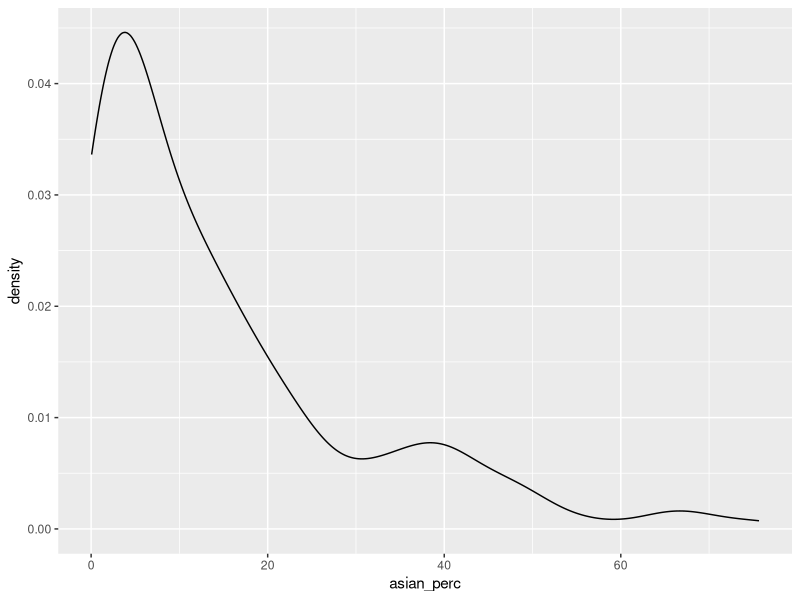

The R source for this figure: (Note: this script raises an error after producing the figure.)
## ---- chunk 1
library(e1071)
library(ggplot2)
library(tidyverse)
## ---- chunk 2
nyc_clean <- read_csv("clean_data/nyc_names_vichy_complied2.csv")

nyc_clean2 <- nyc_clean %>%
  mutate(transportation_desert_4cat = factor(transportation_desert_4cat, levels=c("Poor", "Limited", "Satisfactory", "Excellent"))) %>%
  mutate(transportation_desert_4num = factor(as.numeric(transportation_desert_4cat))) %>%
   mutate(asian_perc = (asian_count / total_pop) * 100) %>%
   mutate(white_perc = (white_count / total_pop)* 100) %>%
   mutate(black_perc = (black_count / total_pop)* 100) %>%
   mutate(latinx_perc = (latinx_count / total_pop)* 100) %>%
   mutate(native_perc = (native_count / total_pop)* 100) %>%
   mutate(below_poverty_perc = (below_poverty_line_count / total_pop) * 100) %>%
   mutate(noncitizen_perc = (noncitizen_count / total_pop)* 100) %>%
   mutate(evictions_perc = (eviction_count / total_pop)* 100) %>%
   mutate(uninsured_perc = (uninsured_count / total_pop)* 100) %>%
  mutate(unemployment_perc = (unemployment_count / total_pop)* 100) %>%
  filter(nta_type == 0)

## ---- chunk 3
ggplot(nyc_clean2, aes(x=asian_perc)) + geom_density()
## ---- chunk 4
# Run the algorithm using only data on bill length
naive_model_1 <- naiveBayes(transportation_desert_4cat ~
                              mean_income +
                              mean_rent +
                              unemployment_perc +
                              evictions_perc +
                              noncitizen_perc +
                              below_poverty_perc +
                              native_perc +
                              latinx_perc +
                              white_perc +
                              asian_perc +
                              school_count +
                              store_count +
                              bus_count ,
                            data = nyc_clean2)

#  This model 2 has similar recipe as the Ordinal model
naive_model_2 <- naiveBayes(transportation_desert_4cat ~ 
                              mean_income +
                              below_poverty_perc +
                              eviction_count + 
                              store_count,
                            data =nyc_clean2)

saveRDS(naive_model_2, "naive_model_2.rds")

## ---- chunk 5
naive_classification_summary(naive_model_1, nyc_clean2, y="transportation_desert_4cat")
naive_classification_summary_cv(naive_model_1, nyc_clean2, y="transportation_desert_4cat", k=10)$cv
naive_classification_summary(naive_model_2, nyc_clean2, y="transportation_desert_4cat")
(naive2_prediction <- naive_classification_summary_cv(naive_model_2, nyc_clean2, y="transportation_desert_4cat", k=10)$cv)

## ---- chunk 6
library(tidyverse)
prediction <- as.data.frame(naive2_prediction) %>%
  pivot_longer(
  cols= Poor:Excellent, 
  names_to = 'Predictions', 
  values_to = 'Probability'
) %>% 
  mutate(Probability = as.numeric(str_extract(Probability,'\\d+\\.\\d+'))/100)

prediction %>%  
  ggplot(aes(x=transportation_desert_4cat, y=Probability, fill=Predictions)) + 
  geom_bar(position="fill", stat="identity") 

## ---- chunk 7

#  Example of making prediciton withi new input. 
pred <- predict(naive_model_2, 
        newdata = data.frame( 
    mean_income= 100000, 
    evictions_perc = 2,
    below_poverty_perc = 2.1,
    school_count= 12, 
    store_count= 50)
    , type = "raw")

as.data.frame(pred)
